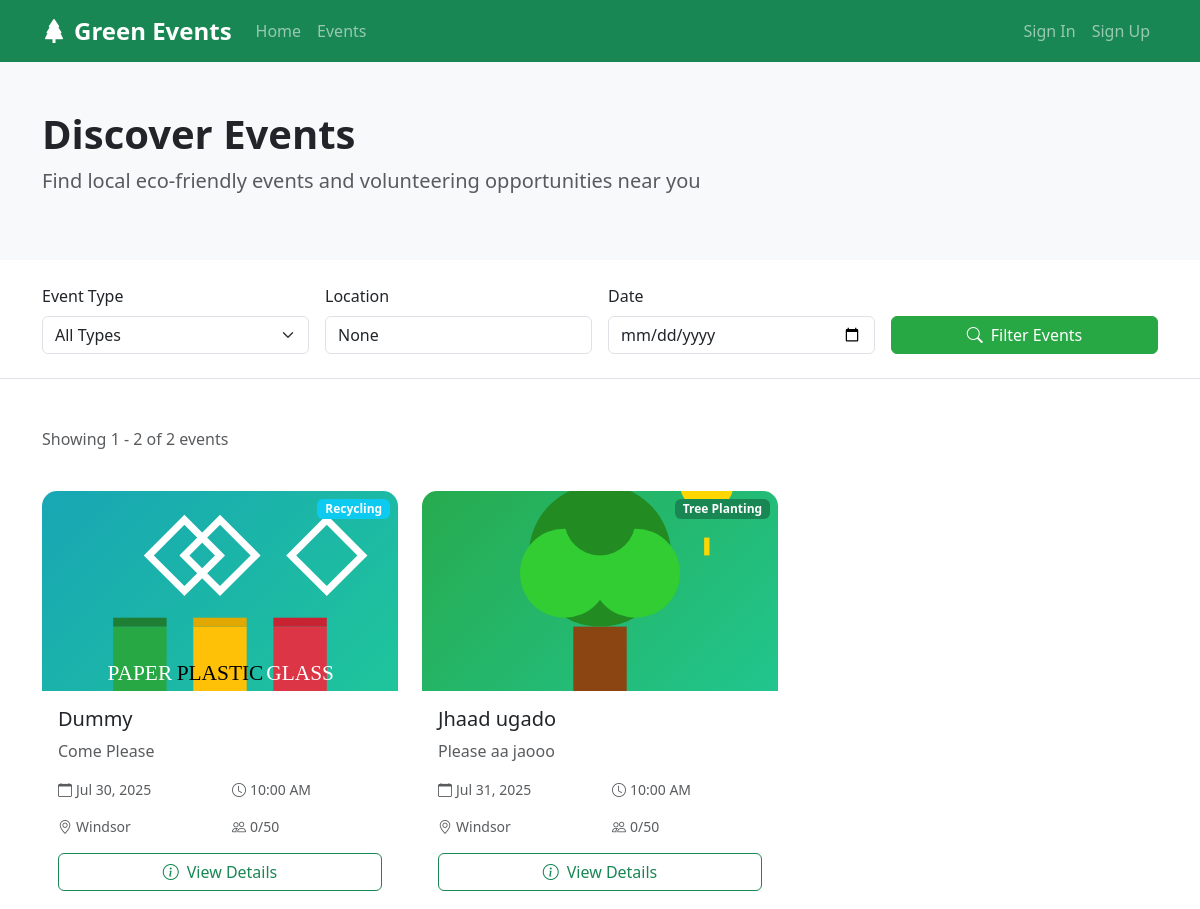
Page /events/ (upper part) on the earlier database version.
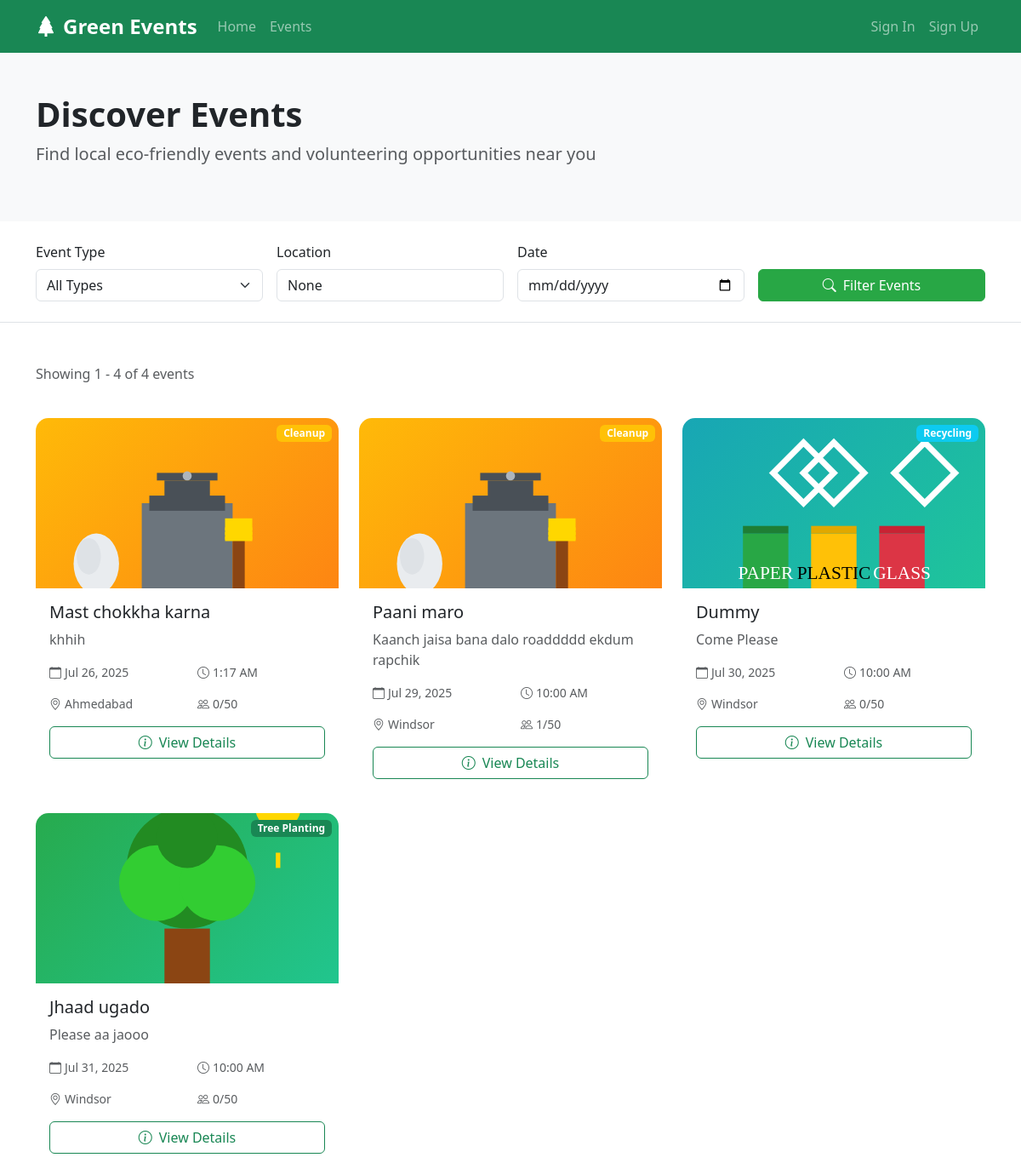
Same page on the later database version.
### GreenTech/models.py (models this page shows, shortened)
class Event(models.Model):
    EVENT_TYPES = [
        ('tree_planting', 'Tree Planting'),
        ('cleanup', 'Cleanup'),
        ('recycling', 'Recycling'),
        ('education', 'Environmental Education'),
        ('conservation', 'Wildlife Conservation'),
        ('other', 'Other'),
    ]
    title = models.CharField(max_length=200)
    description = models.TextField()
    event_type = models.CharField(max_length=20, choices=EVENT_TYPES)
    location = models.CharField(max_length=200)
    latitude = models.DecimalField(max_digits=9, decimal_places=6, null=True, blank=True)
    longitude = models.DecimalField(max_digits=9, decimal_places=6, null=True, blank=True)
    date = models.DateField()
    start_time = models.TimeField()
    end_time = models.TimeField()
    max_participants = models.IntegerField(default=50)
    current_participants = models.IntegerField(default=0)
    organizer = models.ForeignKey(User, on_delete=models.CASCADE)
    created_at = models.DateTimeField(auto_now_add=True)
    updated_at = models.DateTimeField(auto_now=True)
    is_active = models.BooleanField(default=True)
    image = models.ImageField(upload_to='event_images/', null=True, blank=True)
    @property
    def is_full(self):
        return self.current_participants >= self.max_participants
    def get_event_image_url(self):
        if self.image:
            return self.image.url
        return get_event_type_image(self.event_type)
    def get_event_color_class(self):
        return get_event_type_color(self.event_type)

### GreenTech/views.py (the view)
# urls.py: path('events/', views.events, name='events'),
def events(request):
    events_list = Event.objects.filter(is_active=True).order_by('date', 'start_time')
    event_type = request.GET.get('event_type')
    location = request.GET.get('location')
    date_filter = request.GET.get('date')
    if event_type:
        events_list = events_list.filter(event_type=event_type)
    if location:
        events_list = events_list.filter(location__icontains=location)
    if date_filter:
        events_list = events_list.filter(date=date_filter)
    paginator = Paginator(events_list, 9)
    page_number = request.GET.get('page')
    page_obj = paginator.get_page(page_number)
    context = {
        'page_obj': page_obj,
        'event_types': Event.EVENT_TYPES,
        'current_filters': {
            'event_type': event_type,
            'location': location,
            'date': date_filter,
        }
    }
    return render(request, "GreenTech/events.html", context)

### GreenTech/utils.py (called while the page is built)
def get_event_type_image(event_type):
    event_type_images = {
        'tree_planting': '/static/images/event-types/tree-planting.svg',
        'cleanup': '/static/images/event-types/cleanup.svg',
        'recycling': '/static/images/event-types/recycling.svg',
        'education': '/static/images/event-types/education.svg',
        'conservation': '/static/images/event-types/conservation.svg',
        'other': '/static/images/event-types/other.svg',
    }
    return event_type_images.get(event_type, event_type_images['other'])

def get_event_type_color(event_type):
    event_type_colors = {
        'tree_planting': 'success',
        'cleanup': 'warning',
        'recycling': 'info',
        'education': 'primary',
        'conservation': 'danger',
        'other': 'secondary',
    }
    return event_type_colors.get(event_type, event_type_colors['other'])

### templates/GreenTech/events.html (shortened to what this page needs)
{% extends 'GreenTech/base.html' %}
{% block content %}
<section class="py-5 bg-light">
    <div class="container">
        <div class="row">
            <div class="col-lg-8">
                <h1 class="fw-bold">Discover Events</h1>
                <p class="lead text-muted">Find local eco-friendly events and volunteering opportunities near you</p>
            </div>
        </div>
    </div>
</section>
<section class="py-4 border-bottom">
    <div class="container">
        <form method="get" class="row g-3">
            <div class="col-md-3">
                <label for="event_type" class="form-label">Event Type</label>
                <select name="event_type" id="event_type" class="form-select">
                    <option value="">All Types</option>
                </select>
            </div>
            <div class="col-md-3">
                <label for="location" class="form-label">Location</label>
                <input type="text" name="location" id="location" class="form-control"
                       placeholder="Enter location" value="{{ current_filters.location }}">
            </div>
            <div class="col-md-3">
                <label for="date" class="form-label">Date</label>
                <input type="date" name="date" id="date" class="form-control"
                       value="{{ current_filters.date }}">
            </div>
            <div class="col-md-3 d-flex align-items-end">
                <div class="d-grid gap-2 w-100">
                    <button type="submit" class="btn btn-green">
                        <i class="bi bi-search me-2"></i>Filter Events
                    </button>
                </div>
            </div>
        </form>
    </div>
</section>
<section class="py-5">
    <div class="container">
        {% if page_obj %}
            <div class="row mb-4">
                <div class="col">
                    <p class="text-muted">Showing {{ page_obj.start_index }} - {{ page_obj.end_index }} of {{ page_obj.paginator.count }} events</p>
                </div>
            </div>
            <div class="row">
                {% for event in page_obj %}
                    <div class="col-lg-4 col-md-6 mb-4">
                        <div class="card event-card h-100">
                            <div class="card-img-top position-relative" style="height: 200px; overflow: hidden;">
                                {% if event.image %}
                                    <img src="{{ event.image.url }}" class="w-100 h-100" alt="{{ event.title }}" style="object-fit: cover;">
                                {% else %}
                                    <img src="{{ event.get_event_image_url }}" class="w-100 h-100" alt="{{ event.title }}" style="object-fit: cover;">
                                {% endif %}
                                <span class="badge bg-{{ event.get_event_color_class }} position-absolute top-0 end-0 m-2 event-type-badge">
                                    {{ event.get_event_type_display }}
                                </span>
                            </div>
                            <div class="card-body">
                                <h5 class="card-title">{{ event.title }}</h5>
                                <p class="card-text text-muted">{{ event.description|truncatewords:20 }}</p>
                                <div class="row text-muted small mb-3">
                                    <div class="col-6">
                                        <i class="bi bi-calendar me-1"></i>{{ event.date|date:"M d, Y" }}
                                    </div>
                                    <div class="col-6">
                                        <i class="bi bi-clock me-1"></i>{{ event.start_time|time:"g:i A" }}
                                    </div>
                                </div>
                                <div class="row text-muted small mb-3">
                                    <div class="col-6">
                                        <i class="bi bi-geo-alt me-1"></i>{{ event.location }}
                                    </div>
                                    <div class="col-6">
                                        <i class="bi bi-people me-1"></i>{{ event.current_participants }}/{{ event.max_participants }}
                                    </div>
                                </div>
                                <div class="d-grid">
                                    <a href="{% url 'event_detail' event.id %}" class="btn btn-outline-success">
                                        <i class="bi bi-info-circle me-2"></i>View Details
                                    </a>
                                </div>
                            </div>
                        </div>
                    </div>
                {% endfor %}
            </div>
        {% endif %}
    </div>
</section>
{% endblock %}

### templates/GreenTech/base.html (shortened to what this page needs)
<!DOCTYPE html>
<html lang="en">
<head>
    <link href="https://cdn.jsdelivr.net/npm/bootstrap@5.3.0/dist/css/bootstrap.min.css" rel="stylesheet">
    <link href="https://cdn.jsdelivr.net/npm/bootstrap-icons@1.10.0/font/bootstrap-icons.css" rel="stylesheet">
    <link rel="stylesheet" href="https://unpkg.com/leaflet@1.9.4/dist/leaflet.css" />
</head>
<body>
    {% block main_navbar %}
    <nav class="navbar navbar-expand-lg navbar-dark bg-success">
        <div class="container">
            <a class="navbar-brand" href="{% url 'home' %}">
                <i class="bi bi-tree-fill me-2"></i>Green Events
            </a>
            <div class="collapse navbar-collapse" id="navbarNav">
                <ul class="navbar-nav me-auto">
                    <li class="nav-item">
                        <a class="nav-link" href="{% url 'home' %}">Home</a>
                    </li>
                    <li class="nav-item">
                        <a class="nav-link" href="{% url 'events' %}">Events</a>
                    </li>
                </ul>
                <ul class="navbar-nav">
                    {% if user.is_authenticated %}
                        <li class="nav-item dropdown">
                            <a class="nav-link dropdown-toggle" href="#" id="navbarDropdown" role="button" data-bs-toggle="dropdown">
                                <i class="bi bi-person-circle me-1"></i>{{ user.username }}
                            </a>
                            <ul class="dropdown-menu">
                                <li><a class="dropdown-item" href="{% url 'user_profile' %}">My Profile</a></li>
                                <li><a class="dropdown-item" href="{% url 'edit_profile' %}">Edit Profile</a></li>
                                <li><hr class="dropdown-divider"></li>
                                <li><a class="dropdown-item" href="{% url 'signout' %}">Sign Out</a></li>
                            </ul>
                        </li>
                    {% else %}
                        <li class="nav-item">
                            <a class="nav-link" href="{% url 'signin' %}">Sign In</a>
                        </li>
                        <li class="nav-item">
                            <a class="nav-link" href="{% url 'signup' %}">Sign Up</a>
                        </li>
                    {% endif %}
                </ul>
            </div>
        </div>
    </nav>
    {% endblock %}
    <main>
        {% block content %}{% endblock %}
    </main>
</body>
</html>

### templates/GreenTech/base.html (style rules this page uses)
.event-card { transition: transform 0.3s ease, box-shadow 0.3s ease; border: none; border-radius: 15px; overflow: hidden; }
.event-type-badge { position: absolute; top: 10px; right: 10px; z-index: 1; }
.navbar-brand { font-weight: bold; font-size: 1.5rem; }
.btn-green { background-color: #28a745; border-color: #28a745; color: white; }

Differences in the rows shown:
added Event: get_event_image_url (picture), event_type "Cleanup", title "Mast chokkha karna", description "khhih", date "Jul 26, 2025", start_time "1:17 AM", location "Ahmedabad", current_participants "0", max_participants "50"
added Event: get_event_image_url (picture), event_type "Cleanup", title "Paani maro", description "Kaanch jaisa bana dalo roaddddd ekdum rapchik", date "Jul 29, 2025", start_time "10:00 AM", location "Windsor", current_participants "1", max_participants "50"
Other differences:
{{ page_obj.end_index }}: "2" → "4"
{{ page_obj.paginator.count }}: "2" → "4"
